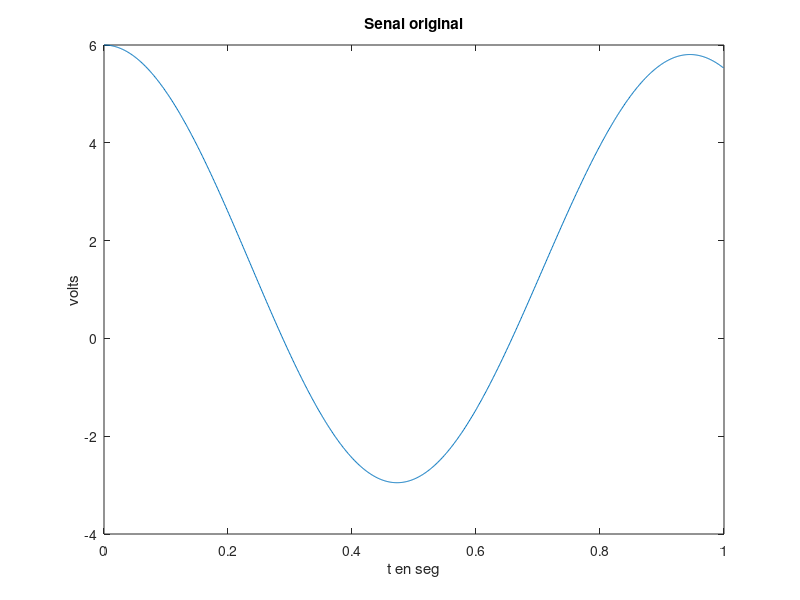

MATLAB code to generate this figure: (Note: this script raises an error after producing the figure.)
close all;
clear variables;
%---------------parametros del muestreo de los datos-----------------------
% Es crucial saber el periodo de muestreo o la frecuenca de muestreo (el
% inverso del periodo)
Tmuestreo=0.001;
%Tiempo en el que se grabaron los datos (note que se quita un deltat porque
%la primera medici?n sucedi? en t=0 no en t=deltat)
TGrabacion=1; %unidades en segundos del tiempo de grabacion
tmax=TGrabacion-Tmuestreo;
%Se forma un vector con la variable independiente (en este caso t)
t=0:Tmuestreo:tmax; %es un vector que va de 0 a tmax en incrementos de deltat
%-------------parametros de la se?al a analizar----------------------------
%ahora se genera la se?al que es la suma de dos cosenos:
frecSenal1=1; %hz
frecSenal2=1.1; %hz
%amplitud de la primera senal:
A1=2;
%amplitud de la segunda senal:
A2=2.5;

senal=A1*cos(2*pi*frecSenal1*t)+A2*cos(2*pi*frecSenal2*t)+1.5;
%graficando la senal:
figure();
plot(t,senal);
title('Senal original');
axis on;
xlabel('t en seg');
ylabel('volts');
%calculando la transformada de Fourier
FFTsenal=fft(senal);
AmplitudFFT=CalculaVerdaderaAmplitud(FFTsenal);
%calculando el vector de frecuencias:
vfrec=CalcVectFrec(senal,Tmuestreo);
figure();
plot(fftshift(vfrec),abs(fftshift(FFTsenal)));
title ('Modulo de la transformada de Fourier de la senal'); 
xlabel('Frecuencia en Hz');
ylabel('|FFT|');
figure();
vfrecpos=vfrec(1:floor(size(senal,2)/2));
plot(vfrecpos,AmplitudFFT);
title ('Modulo de la transformada del abs(frec)'); 
xlabel('Frecuencia en Hz');
ylabel('|FFT|');